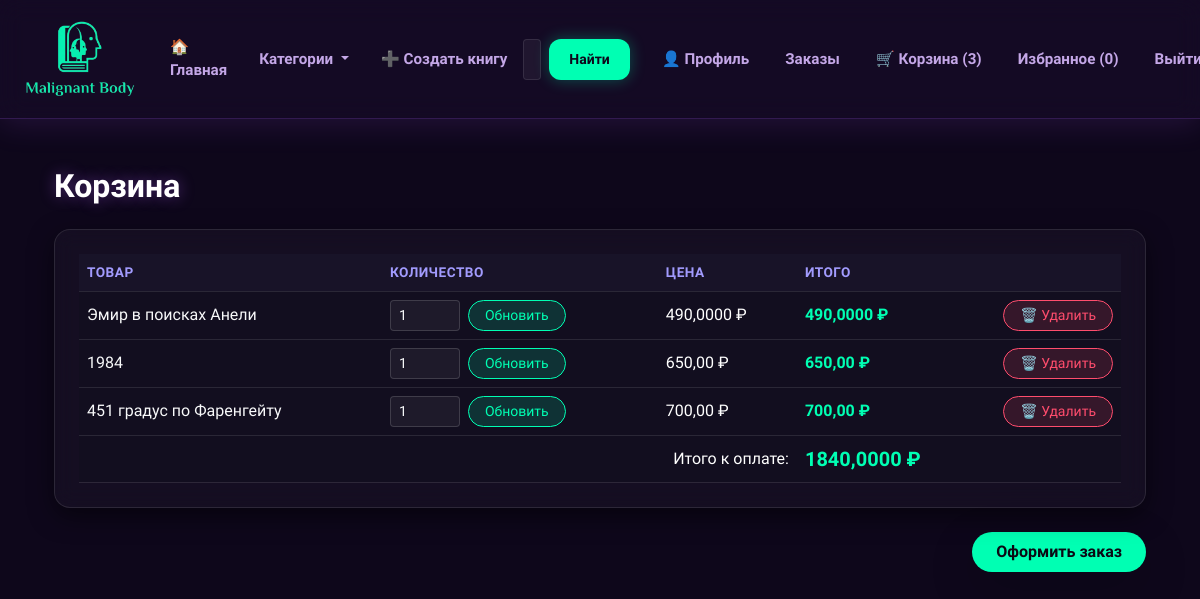
The app's page /cart/ (signed in), older data.
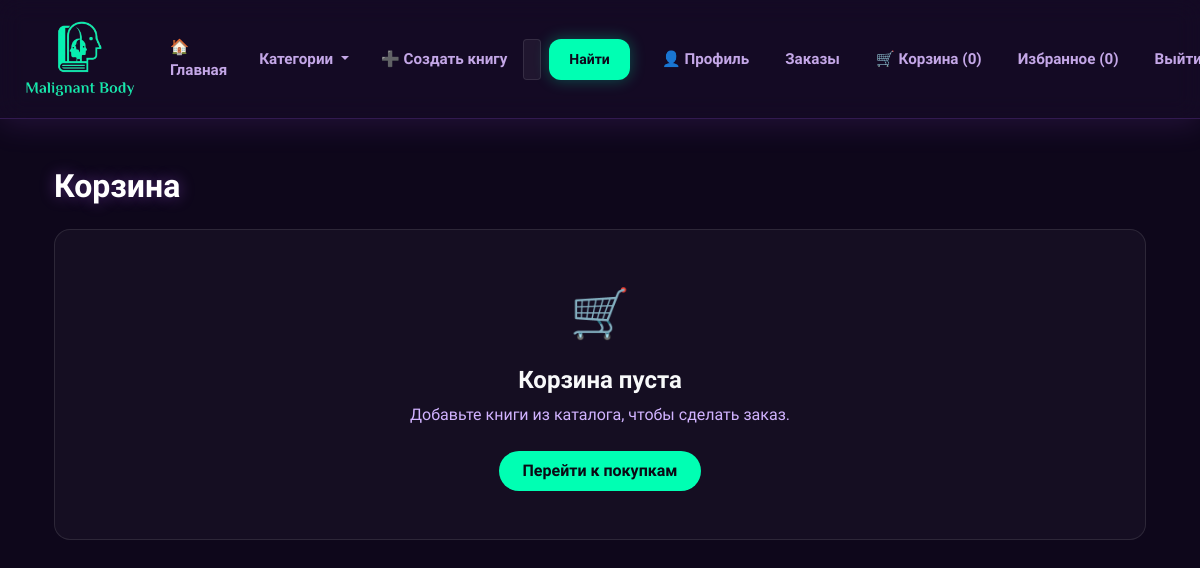
The same page, newer data.
### core/cart/models.py (models this page shows, shortened)
class CartItem(models.Model):
    cart = models.ForeignKey(Cart, on_delete=models.CASCADE, related_name='items')
    product = models.ForeignKey(Product, on_delete=models.CASCADE)
    quantity = models.PositiveIntegerField(default=1)
    class Meta:
        unique_together = ('cart', 'product')
    @property
    def total_price(self):
        return self.product.final_price * self.quantity

class Cart(models.Model):
    user = models.OneToOneField(User, on_delete=models.CASCADE, related_name='cart')
    created_at = models.DateTimeField(auto_now_add=True)
    updated_at = models.DateTimeField(auto_now=True)
    @property
    def total_price(self):
        return sum(item.total_price for item in self.items.all())
    @property
    def total_items(self):
        return sum(item.quantity for item in self.items.all())

### core/shop/models.py (models this page shows, shortened)
class Product(models.Model):
    category = models.ForeignKey(Category, on_delete=models.CASCADE, related_name='products')
    name = models.CharField(max_length=255)
    slug = models.SlugField(max_length=255, unique=True, blank=True)  # <-- разрешаем пустой для авто-генерации
    description = models.TextField()
    price = models.DecimalField(max_digits=10, decimal_places=2)
    discount = models.DecimalField(max_digits=5, decimal_places=2, default=0.00, help_text='Скидка в %')
    stock = models.PositiveIntegerField(default=0)
    available = models.BooleanField(default=True)
    image = models.ImageField(upload_to=product_image_path, blank=True, null=True)
    created_by = models.ForeignKey(User, on_delete=models.SET_NULL, null=True, blank=True, related_name='created_products')  # <-- добавлено
    created_at = models.DateTimeField(auto_now_add=True)
    updated_at = models.DateTimeField(auto_now=True)
    class Meta:
        ordering = ['-created_at']
    @property
    def final_price(self):
        if self.discount > 0:
            return self.price * (1 - Decimal(self.discount) / Decimal(100))
        return self.price

### core/cart/views.py (the view)
# urls.py: path('', views.cart_detail, name='detail'),
@login_required
def cart_detail(request):
    cart, _ = Cart.objects.get_or_create(user=request.user)
    return render(request, 'cart/cart_detail.html', {'cart': cart})

### core/cart/context_processors.py (called while the page is built)
def cart_total(request):
    if request.user.is_authenticated:
        cart, _ = Cart.objects.get_or_create(user=request.user)
        return {
            'cart_total_items': cart.total_items,
            'cart_total_price': cart.total_price,
        }
    return {
        'cart_total_items': 0,
        'cart_total_price': 0,
    }

### core/shop/context_processors.py (called while the page is built)
def categories_nav(request):
    return {
        'categories': Category.objects.all()
    }

### templates/cart/cart_detail.html (shortened to what this page needs)
{% extends 'base.html' %}
{% block content %}
<div class="container py-4">
    <h2 class="text-white mb-4 fw-bold" style="font-family: 'Unbounded', sans-serif;">Корзина</h2>
    <div id="cart-container">
        {% if cart.items.all %}
            <div class="card text-light border-0 rounded-4 p-4 mb-4" style="background: rgba(255, 255, 255, 0.03) !important; border: 1px solid rgba(255, 255, 255, 0.1) !important; backdrop-filter: blur(10px);">
                <div class="table-responsive">
                    <table class="table table-dark align-middle mb-0" style="background: transparent;">
                        <thead>
                            <tr class="text-muted small border-bottom" style="border-color: rgba(255, 255, 255, 0.1) !important;">
                                <th style="background: transparent;">Товар</th>
                                <th style="background: transparent;">Количество</th>
                                <th style="background: transparent;">Цена</th>
                                <th style="background: transparent;">Итого</th>
                                <th style="background: transparent;"></th>
                            </tr>
                        </thead>
                        <tbody id="cart-items">
                            {% for item in cart.items.all %}
                                <tr id="cart-item-{{ item.id }}" data-item-id="{{ item.id }}" style="border-color: rgba(255, 255, 255, 0.05);">
                                    <td style="background: transparent;">
                                        <a href="{% url 'shop:product_detail' item.product.slug %}" class="text-light text-decoration-none fw-medium">
                                            {{ item.product.name }}
                                        </a>
                                    </td>
                                    <td style="background: transparent;">
                                        <div class="d-flex gap-2 align-items-center">
                                            <input type="number"
                                                   class="form-control form-control-sm cart-quantity-input text-light"
                                                   value="{{ item.quantity }}"
                                                   min="1"
                                                   max="{{ item.product.stock }}"
                                                   style="width: 70px; background: rgba(255, 255, 255, 0.05); border: 1px solid rgba(255, 255, 255, 0.15);"
                                                   data-item-id="{{ item.id }}">
                                            <button class="btn btn-sm cart-update-btn rounded-pill px-3"
                                                    style="background-color: rgba(0, 255, 179, 0.15); color: #00ffb3; border: 1px solid #00ffb3;"
                                                    data-item-id="{{ item.id }}">
                                                Обновить
                                            </button>
                                        </div>
                                    </td>
                                    <td style="background: transparent;" class="text-muted">{{ item.product.final_price }} ₽</td>
                                    <td style="background: transparent;" class="fw-bold" style="color: #00ffb3;" id="item-total-{{ item.id }}">
                                        <span style="color: #00ffb3;">{{ item.total_price }} ₽</span>
                                    </td>
                                    <td style="background: transparent;" class="text-end">
                                        <button class="btn btn-sm cart-remove-btn rounded-pill px-3"
                                                style="background-color: rgba(255, 77, 109, 0.15); color: #ff4d6d; border: 1px solid #ff4d6d;"
                                                data-item-id="{{ item.id }}">
                                            🗑️ Удалить
                                        </button>
                                    </td>
                                </tr>
                            {% endfor %}
                        </tbody>
                        <tfoot>
                            <tr style="border-color: rgba(255, 255, 255, 0.1);">
                                <td colspan="3" style="background: transparent;" class="text-end text-muted">Итого к оплате:</td>
                                <td colspan="2" style="background: transparent;">
                                    <span class="fs-5 fw-bold" id="cart-total" style="color: #00ffb3;">{{ cart.total_price }} ₽</span>
                                </td>
                            </tr>
                        </tfoot>
                    </table>
                </div>
            </div>
            <div class="d-flex justify-content-end">
                <a href="{% url 'orders:checkout' %}" class="btn px-4 py-2 rounded-pill fw-bold shadow-lg" style="background-color: #00ffb3; color: #0b0914; border: none;">
                    Оформить заказ
                </a>
            </div>
        {% else %}
            <div class="text-center py-5 rounded-4" style="background: rgba(255, 255, 255, 0.03); border: 1px solid rgba(255, 255, 255, 0.1);">
                <div class="mb-3" style="font-size: 3rem;">🛒</div>
                <h4 class="text-light fw-bold mb-2">Корзина пуста</h4>
                <p class="text-muted mb-4">Добавьте книги из каталога, чтобы сделать заказ.</p>
                <a href="{% url 'shop:product_list' %}" class="btn px-4 py-2 rounded-pill fw-bold" style="background-color: #00ffb3; color: #0b0914; border: none;">
                    Перейти к покупкам
                </a>
            </div>
        {% endif %}
    </div>
</div>
{% endblock %}

### templates/base.html (shortened to what this page needs)
<!DOCTYPE html>
<html lang="ru">
<head>
    <link href="https://cdn.jsdelivr.net/npm/bootstrap@5.3.0/dist/css/bootstrap.min.css" rel="stylesheet">
    {% load static %}
    <link rel="stylesheet" href="{% static 'css/style.css' %}">
</head>
<body>
    <nav class="navbar navbar-expand-lg">
        <div class="container-fluid px-4">
            <a class="navbar-brand d-flex align-items-center me-3" href="{% url 'shop:product_list' %}">
                <img src="{% static 'images/papa.png' %}" alt="Логотип" height="80" class="d-inline-block align-top">
            </a>
            <div class="collapse navbar-collapse justify-content-between align-items-center" id="navbarNav">
                <ul class="navbar-nav align-items-lg-center mb-2 mb-lg-0">
                    <li class="nav-item">
                        <a class="nav-link" href="{% url 'shop:product_list' %}">🏠 Главная</a>
                    </li>
                    <li class="nav-item dropdown">
                        <a class="nav-link dropdown-toggle" href="#" id="categoriesDropdown" role="button" data-bs-toggle="dropdown">
                            Категории
                        </a>
                    </li>
                    {% if user.is_authenticated %}
                        <li class="nav-item">
                            <a class="nav-link text-nowrap" href="{% url 'shop:product_create' %}">➕ Создать книгу</a>
                        </li>
                    {% endif %}
                </ul>
                <div class="d-flex flex-column flex-lg-row align-items-lg-center gap-3">
                    <form class="d-flex flex-nowrap" method="get" action="{% url 'shop:search' %}">
                        <input class="form-control form-control-sm me-2" type="search" name="q" placeholder="Поиск книг..." value="{{ request.GET.q }}">
                        <button class="btn btn-sm search-btn text-nowrap" type="submit">Найти</button>
                    </form>
                    <ul class="navbar-nav align-items-lg-center mb-0 gap-lg-1">
                        {% if user.is_authenticated %}
                            <li class="nav-item">
                                <a class="nav-link text-nowrap" href="{% url 'users:profile' %}">👤 Профиль</a>
                            </li>
                            <li class="nav-item">
                                <a class="nav-link text-nowrap" href="{% url 'orders:history' %}">Заказы</a>
                            </li>
                            <li class="nav-item">
                                <a class="nav-link text-nowrap" href="{% url 'cart:detail' %}">
                                    🛒 Корзина (<span class="cart-count">{{ cart_total_items|default:0 }}</span>)
                                </a>
                            </li>
                            <li class="nav-item">
                                <a class="nav-link text-nowrap" href="{% url 'shop:favorite_list' %}">
                                    Избранное (<span class="favorites-count">{{ favorites_total_items|default:0 }}</span>)
                                </a>
                            </li>
                            <li class="nav-item">
                                <a class="nav-link text-nowrap" href="{% url 'account_logout' %}">Выйти</a>
                            </li>
                        {% endif %}
                    </ul>
                </div>
            </div>
        </div>
    </nav>
    <div class="container mt-4">
        {% block content %}{% endblock %}
    </div>
</body>
</html>

### static/css/style.css (style rules this page uses)
body { background: #0e071b; color: #d1b3ff; font-family: 'Plus Jakarta Sans', sans-serif; min-height: 100vh; }
h1, h2, h3, h4, h5, .navbar-brand, .card-title { font-family: 'Unbounded', sans-serif; }
h2, .h2 { color: #f1e5ff; text-shadow: 0 0 15px rgba(177, 94, 255, 0.4); font-weight: 800; }
.card-body, .card-body p, .card-body span, .card-body td, .card-body th, .profile-info, .text-muted { color: #d1b3ff !important; }
.navbar { background: rgba(22, 11, 38, 0.85) !important; backdrop-filter: blur(12px); box-shadow: 0 4px 30px rgba(177, 94, 255, 0.15); padding: 14px 0; border-bottom: 1px solid rgba(177, 94, 255, 0.2); position: relative; z-index: 1050 !important; }
.navbar-brand { font-size: 1.5rem; font-weight: 800; background: linear-gradient(135deg, #e2c2ff 0%, #00ffb3 100%); -webkit-background-clip: text; -webkit-text-fill-color: transparent; transition: all 0.3s ease; }
.navbar .nav-link { color: #c4a7e7 !important; font-weight: 600; font-size: 0.95rem; padding: 8px 16px !important; border-radius: 10px; transition: all 0.3s ease; }
.navbar .dropdown { position: relative; }
form button[type="submit"], .btn-primary { background-color: #00ffb3 !important; color: #0e071b !important; border: none !important; font-weight: 800 !important; font-family: 'Unbounded', sans-serif !important; border-radius: 12px !important; padding: 10px 20px !important; box-shadow: 0 0 15px rgba(0, 255, 179, 0.3) !important; transition: all 0.25s ease !important; }
.navbar input[type="search"] { background-color: rgba(255, 255, 255, 0.05); border: 1px solid rgba(255, 255, 255, 0.15); color: #ffffff; }
.navbar input[type="search"]::placeholder { color: rgba(255, 255, 255, 0.4); }

### templates/base.html (style rules this page uses)
.navbar input[type="search"] { background-color: rgba(255, 255, 255, 0.05); border: 1px solid rgba(255, 255, 255, 0.15); color: #ffffff; }
.navbar input[type="search"]::placeholder { color: rgba(255, 255, 255, 0.4); }
.search-btn { background-color: #00ffb3; color: #0b0914; font-weight: 600; border: none; transition: all 0.2s ease; }

Row changes from the older to the newer data that the page shows:
removed CartItem: product.name "Эмир в поисках Анели", quantity "1", product.final_price "490,0000", total_price "490,0000"
removed CartItem: product.name "1984", quantity "1", product.final_price "650,00", total_price "650,00"
removed CartItem: product.name "451 градус по Фаренгейту", quantity "1", product.final_price "700,00", total_price "700,00"
no longer on this page (row unchanged): Cart: total_price "1840,0000"
Text that changed along with them:
{{ cart_total_items|default:0 }}: "3" → "0"
text no longer shown: "ТОВАР КОЛИЧЕСТВО ЦЕНА ИТОГО Итого к оплате: ₽ Оформить заказ"
text now shown: "🛒 Корзина пуста Добавьте книги из каталога, чтобы сделать заказ. Перейти к покупкам"
